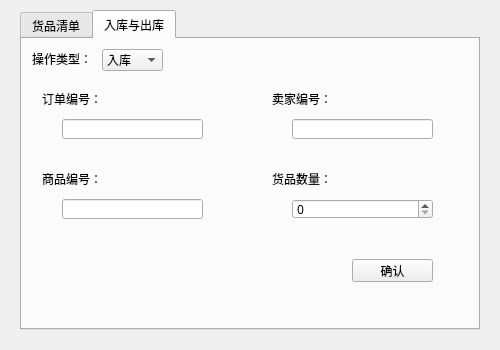
<?xml version="1.0" encoding="UTF-8"?>
<ui version="4.0">
 <class>StorageDialog</class>
 <widget class="QDialog" name="StorageDialog">
  <property name="geometry">
   <rect>
    <x>0</x>
    <y>0</y>
    <width>500</width>
    <height>350</height>
   </rect>
  </property>
  <property name="font">
   <font>
    <family>微软雅黑</family>
   </font>
  </property>
  <property name="windowTitle">
   <string>库存管理</string>
  </property>
  <widget class="QTabWidget" name="tabWidget">
   <property name="geometry">
    <rect>
     <x>20</x>
     <y>10</y>
     <width>460</width>
     <height>320</height>
    </rect>
   </property>
   <property name="font">
    <font>
     <family>微软雅黑</family>
    </font>
   </property>
   <property name="currentIndex">
    <number>1</number>
   </property>
   <widget class="QWidget" name="tab_product">
    <attribute name="title">
     <string>货品清单</string>
    </attribute>
    <widget class="QWidget" name="layoutWidget_2">
     <property name="geometry">
      <rect>
       <x>350</x>
       <y>40</y>
       <width>77</width>
       <height>91</height>
      </rect>
     </property>
     <layout class="QVBoxLayout" name="verticalLayout">
      <item>
       <widget class="QPushButton" name="pushBtn_insert">
        <property name="font">
         <font>
          <family>微软雅黑</family>
         </font>
        </property>
        <property name="text">
         <string>添加记录</string>
        </property>
       </widget>
      </item>
      <item>
       <widget class="QPushButton" name="pushBtn_del">
        <property name="font">
         <font>
          <family>微软雅黑</family>
         </font>
        </property>
        <property name="text">
         <string>删除记录</string>
        </property>
       </widget>
      </item>
     </layout>
    </widget>
    <widget class="QTableView" name="tableView">
     <property name="geometry">
      <rect>
       <x>20</x>
       <y>50</y>
       <width>291</width>
       <height>171</height>
      </rect>
     </property>
     <property name="gridStyle">
      <enum>Qt::SolidLine</enum>
     </property>
     <attribute name="horizontalHeaderCascadingSectionResizes">
      <bool>false</bool>
     </attribute>
     <attribute name="horizontalHeaderDefaultSectionSize">
      <number>70</number>
     </attribute>
     <attribute name="horizontalHeaderMinimumSectionSize">
      <number>70</number>
     </attribute>
     <attribute name="verticalHeaderVisible">
      <bool>false</bool>
     </attribute>
    </widget>
    <widget class="QLabel" name="label_sto">
     <property name="geometry">
      <rect>
       <x>10</x>
       <y>10</y>
       <width>30</width>
       <height>20</height>
      </rect>
     </property>
     <property name="font">
      <font>
       <family>微软雅黑</family>
      </font>
     </property>
     <property name="text">
      <string>仓库：</string>
     </property>
    </widget>
    <widget class="QWidget" name="layoutWidget_3">
     <property name="geometry">
      <rect>
       <x>350</x>
       <y>150</y>
       <width>77</width>
       <height>81</height>
      </rect>
     </property>
     <property name="font">
      <font>
       <family>微软雅黑</family>
      </font>
     </property>
     <layout class="QVBoxLayout" name="verticalLayout_2">
      <item>
       <widget class="QPushButton" name="pushBtn_query">
        <property name="font">
         <font>
          <family>微软雅黑</family>
         </font>
        </property>
        <property name="text">
         <string>查询</string>
        </property>
       </widget>
      </item>
      <item>
       <widget class="QPushButton" name="pushBtn_query_all">
        <property name="font">
         <font>
          <family>微软雅黑</family>
         </font>
        </property>
        <property name="text">
         <string>查询所有</string>
        </property>
       </widget>
      </item>
     </layout>
    </widget>
    <widget class="QLabel" name="label_record_num">
     <property name="geometry">
      <rect>
       <x>20</x>
       <y>230</y>
       <width>91</width>
       <height>20</height>
      </rect>
     </property>
     <property name="font">
      <font>
       <family>微软雅黑</family>
      </font>
     </property>
     <property name="text">
      <string>-</string>
     </property>
    </widget>
    <widget class="QLabel" name="label_remain_num">
     <property name="geometry">
      <rect>
       <x>260</x>
       <y>230</y>
       <width>54</width>
       <height>20</height>
      </rect>
     </property>
     <property name="font">
      <font>
       <family>微软雅黑</family>
      </font>
     </property>
     <property name="text">
      <string>-/-</string>
     </property>
     <property name="alignment">
      <set>Qt::AlignRight|Qt::AlignTrailing|Qt::AlignVCenter</set>
     </property>
    </widget>
    <widget class="QComboBox" name="comboBox_sto">
     <property name="geometry">
      <rect>
       <x>50</x>
       <y>10</y>
       <width>81</width>
       <height>20</height>
      </rect>
     </property>
     <property name="font">
      <font>
       <family>微软雅黑</family>
      </font>
     </property>
     <property name="editable">
      <bool>false</bool>
     </property>
     <item>
      <property name="text">
       <string>全部</string>
      </property>
     </item>
    </widget>
    <widget class="QLabel" name="label_remain">
     <property name="geometry">
      <rect>
       <x>180</x>
       <y>230</y>
       <width>71</width>
       <height>20</height>
      </rect>
     </property>
     <property name="font">
      <font>
       <family>微软雅黑</family>
      </font>
     </property>
     <property name="text">
      <string>剩余/总容量：</string>
     </property>
    </widget>
    <widget class="QLabel" name="label_prompt_1">
     <property name="geometry">
      <rect>
       <x>20</x>
       <y>260</y>
       <width>151</width>
       <height>20</height>
      </rect>
     </property>
     <property name="font">
      <font>
       <family>微软雅黑</family>
      </font>
     </property>
     <property name="text">
      <string/>
     </property>
     <property name="alignment">
      <set>Qt::AlignCenter</set>
     </property>
    </widget>
   </widget>
   <widget class="QWidget" name="tab_confirm">
    <attribute name="title">
     <string>入库与出库</string>
    </attribute>
    <widget class="QLabel" name="label_order">
     <property name="geometry">
      <rect>
       <x>20</x>
       <y>50</y>
       <width>91</width>
       <height>20</height>
      </rect>
     </property>
     <property name="font">
      <font>
       <family>微软雅黑</family>
      </font>
     </property>
     <property name="text">
      <string>订单编号：</string>
     </property>
    </widget>
    <widget class="QLineEdit" name="lineEdit_record">
     <property name="geometry">
      <rect>
       <x>40</x>
       <y>80</y>
       <width>141</width>
       <height>20</height>
      </rect>
     </property>
    </widget>
    <widget class="QLabel" name="label_product">
     <property name="geometry">
      <rect>
       <x>20</x>
       <y>130</y>
       <width>61</width>
       <height>20</height>
      </rect>
     </property>
     <property name="font">
      <font>
       <family>微软雅黑</family>
      </font>
     </property>
     <property name="text">
      <string>商品编号：</string>
     </property>
    </widget>
    <widget class="QLineEdit" name="lineEdit_product">
     <property name="geometry">
      <rect>
       <x>40</x>
       <y>160</y>
       <width>141</width>
       <height>20</height>
      </rect>
     </property>
    </widget>
    <widget class="QPushButton" name="pushBtn_confirm">
     <property name="geometry">
      <rect>
       <x>330</x>
       <y>220</y>
       <width>81</width>
       <height>23</height>
      </rect>
     </property>
     <property name="text">
      <string>确认</string>
     </property>
    </widget>
    <widget class="QLabel" name="label_prompt_2">
     <property name="geometry">
      <rect>
       <x>20</x>
       <y>250</y>
       <width>161</width>
       <height>20</height>
      </rect>
     </property>
     <property name="font">
      <font>
       <family>微软雅黑</family>
      </font>
     </property>
     <property name="text">
      <string/>
     </property>
     <property name="alignment">
      <set>Qt::AlignCenter</set>
     </property>
    </widget>
    <widget class="QComboBox" name="comboBox_op">
     <property name="geometry">
      <rect>
       <x>80</x>
       <y>10</y>
       <width>61</width>
       <height>22</height>
      </rect>
     </property>
     <item>
      <property name="text">
       <string>入库</string>
      </property>
     </item>
     <item>
      <property name="text">
       <string>出库</string>
      </property>
     </item>
    </widget>
    <widget class="QLabel" name="label_op">
     <property name="geometry">
      <rect>
       <x>10</x>
       <y>10</y>
       <width>61</width>
       <height>20</height>
      </rect>
     </property>
     <property name="font">
      <font>
       <family>微软雅黑</family>
      </font>
     </property>
     <property name="text">
      <string>操作类型：</string>
     </property>
    </widget>
    <widget class="QLabel" name="label_seller">
     <property name="geometry">
      <rect>
       <x>250</x>
       <y>50</y>
       <width>61</width>
       <height>20</height>
      </rect>
     </property>
     <property name="font">
      <font>
       <family>微软雅黑</family>
      </font>
     </property>
     <property name="text">
      <string>卖家编号：</string>
     </property>
    </widget>
    <widget class="QLineEdit" name="lineEdit_seller">
     <property name="geometry">
      <rect>
       <x>270</x>
       <y>80</y>
       <width>141</width>
       <height>20</height>
      </rect>
     </property>
    </widget>
    <widget class="QLabel" name="label_amount">
     <property name="geometry">
      <rect>
       <x>250</x>
       <y>130</y>
       <width>61</width>
       <height>20</height>
      </rect>
     </property>
     <property name="font">
      <font>
       <family>微软雅黑</family>
      </font>
     </property>
     <property name="text">
      <string>货品数量：</string>
     </property>
    </widget>
    <widget class="QSpinBox" name="spinBox_amount">
     <property name="geometry">
      <rect>
       <x>270</x>
       <y>160</y>
       <width>141</width>
       <height>20</height>
      </rect>
     </property>
    </widget>
   </widget>
  </widget>
 </widget>
 <layoutdefault spacing="6" margin="11"/>
 <resources/>
 <connections/>
</ui>
